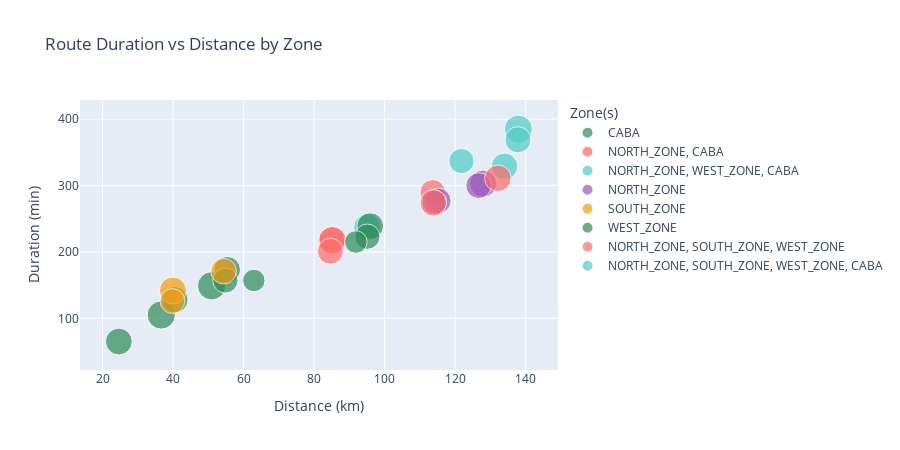

Notebook cell for this chart:
### Code cell
# Duration vs Distance bubble chart with zone coloring
fig = px.scatter(
    results_df,
    x="total_distance_km",
    y="total_duration_min",
    size="total_pallets",
    color="zones",
    hover_data=["strategy", "total_priority", "order_count"],
    title="Route Duration vs Distance by Zone",
    labels={
        "total_distance_km": "Distance (km)",
        "total_duration_min": "Duration (min)",
        "zones": "Zone(s)",
    },
    color_discrete_sequence=["#2E8B57", "#FF6B6B", "#4ECDC4", "#9B59B6", "#F39C12"]
)

fig.update_layout(height=450)
fig.show()

### Figure 1 — Plotly figure (JSON) as saved in the notebook; plotly's stock layout.template omitted (floating-point values rounded to 4 significant figures)
{"data": [{"customdata": [["greedy_zone_caba", 1000000.0, 3], ["greedy_zone_caba", 1000000.0, 4], ["greedy_zone_caba", 1000000.0, 3], ["greedy_best_fit", 63.56, 1], ["greedy_zone_caba", 149.5, 2], ["greedy_zone_spillover", 183.3, 3]], "hovertemplate": "Zone(s)=CABA<br>Distance (km)=%{x}<br>Duration (min)=%{y}<br>total_pallets=%{marker.size}<br>strategy=%{customdata[0]}<br>total_priority=%{customdata[1]}<br>order_count=%{customdata[2]}<extra></extra>", "legendgroup": "CABA", "marker": {"color": "#2E8B57", "size": [8.93, 8.0, 7.09, 8.0, 8.91, 7.89], "sizemode": "area", "sizeref": 0.02232, "symbol": "circle"}, "mode": "markers", "name": "CABA", "orientation": "v", "showlegend": true, "type": "scatter", "x": [50.93, 55.33, 54.83, 24.61, 36.63, 40.46], "xaxis": "x", "y": [149, 173, 157, 65, 105, 128], "yaxis": "y"}, {"customdata": [["greedy_efficiency", 2000000.0, 3], ["greedy_mandatory_nearest", 2000000.0, 3], ["greedy_priority", 1999998, 2], ["greedy_zone_spillover", 284.8, 4]], "hovertemplate": "Zone(s)=NORTH_ZONE, CABA<br>Distance (km)=%{x}<br>Duration (min)=%{y}<br>total_pallets=%{marker.size}<br>strategy=%{customdata[0]}<br>total_priority=%{customdata[1]}<br>order_count=%{customdata[2]}<extra></extra>", "legendgroup": "NORTH_ZONE, CABA", "marker": {"color": "#FF6B6B", "size": [8.41, 8.21, 7.5, 7.19], "sizemode": "area", "sizeref": 0.02232, "symbol": "circle"}, "mode": "markers", "name": "NORTH_ZONE, CABA", "orientation": "v", "showlegend": true, "type": "scatter", "x": [84.97, 85.2, 84.64, 113.6], "xaxis": "x", "y": [217, 218, 201, 290], "yaxis": "y"}, {"customdata": [["greedy_efficiency", 2000000.0, 3], ["greedy_zone_spillover", 356.1, 4]], "hovertemplate": "Zone(s)=NORTH_ZONE, WEST_ZONE, CABA<br>Distance (km)=%{x}<br>Duration (min)=%{y}<br>total_pallets=%{marker.size}<br>strategy=%{customdata[0]}<br>total_priority=%{customdata[1]}<br>order_count=%{customdata[2]}<extra></extra>", "legendgroup": "NORTH_ZONE, WEST_ZONE, CABA", "marker": {"color": "#4ECDC4", "size": [8.31, 7.87], "sizemode": "area", "sizeref": 0.02232, "symbol": "circle"}, "mode": "markers", "name": "NORTH_ZONE, WEST_ZONE, CABA", "orientation": "v", "showlegend": true, "type": "scatter", "x": [95.09, 134.0], "xaxis": "x", "y": [237, 329], "yaxis": "y"}, {"customdata": [["greedy_zone_north", 1000000.0, 3], ["greedy_zone_north", 1000000.0, 3], ["greedy_zone_north", 188.4, 3], ["greedy_zone_north", 232.6, 3]], "hovertemplate": "Zone(s)=NORTH_ZONE<br>Distance (km)=%{x}<br>Duration (min)=%{y}<br>total_pallets=%{marker.size}<br>strategy=%{customdata[0]}<br>total_priority=%{customdata[1]}<br>order_count=%{customdata[2]}<extra></extra>", "legendgroup": "NORTH_ZONE", "marker": {"color": "#9B59B6", "size": [7.36, 6.74, 8.21, 7.4], "sizemode": "area", "sizeref": 0.02232, "symbol": "circle"}, "mode": "markers", "name": "NORTH_ZONE", "orientation": "v", "showlegend": true, "type": "scatter", "x": [115.2, 114.1, 127.9, 126.7], "xaxis": "x", "y": [277, 275, 303, 300], "yaxis": "y"}, {"customdata": [["greedy_zone_south", 212.1, 4], ["greedy_zone_south", 192.5, 3], ["greedy_zone_south", 204.5, 4]], "hovertemplate": "Zone(s)=SOUTH_ZONE<br>Distance (km)=%{x}<br>Duration (min)=%{y}<br>total_pallets=%{marker.size}<br>strategy=%{customdata[0]}<br>total_priority=%{customdata[1]}<br>order_count=%{customdata[2]}<extra></extra>", "legendgroup": "SOUTH_ZONE", "marker": {"color": "#F39C12", "size": [8.06, 6.91, 7.28], "sizemode": "area", "sizeref": 0.02232, "symbol": "circle"}, "mode": "markers", "name": "SOUTH_ZONE", "orientation": "v", "showlegend": true, "type": "scatter", "x": [39.95, 39.81, 54.33], "xaxis": "x", "y": [142, 126, 171], "yaxis": "y"}, {"customdata": [["greedy_zone_west", 159.6, 2], ["greedy_zone_west", 225.9, 3], ["greedy_zone_west", 158.7, 2], ["greedy_zone_west", 167.9, 2]], "hovertemplate": "Zone(s)=WEST_ZONE<br>Distance (km)=%{x}<br>Duration (min)=%{y}<br>total_pallets=%{marker.size}<br>strategy=%{customdata[0]}<br>total_priority=%{customdata[1]}<br>order_count=%{customdata[2]}<extra></extra>", "legendgroup": "WEST_ZONE", "marker": {"color": "#2E8B57", "size": [5.62, 7.94, 7.13, 5.7], "sizemode": "area", "sizeref": 0.02232, "symbol": "circle"}, "mode": "markers", "name": "WEST_ZONE", "orientation": "v", "showlegend": true, "type": "scatter", "x": [62.9, 95.92, 95.1, 91.84], "xaxis": "x", "y": [157, 239, 223, 215], "yaxis": "y"}, {"customdata": [["greedy_priority", 294.1, 3], ["greedy_priority", 302.4, 3]], "hovertemplate": "Zone(s)=NORTH_ZONE, SOUTH_ZONE, WEST_ZONE<br>Distance (km)=%{x}<br>Duration (min)=%{y}<br>total_pallets=%{marker.size}<br>strategy=%{customdata[0]}<br>total_priority=%{customdata[1]}<br>order_count=%{customdata[2]}<extra></extra>", "legendgroup": "NORTH_ZONE, SOUTH_ZONE, WEST_ZONE", "marker": {"color": "#FF6B6B", "size": [7.82, 7.9], "sizemode": "area", "sizeref": 0.02232, "symbol": "circle"}, "mode": "markers", "name": "NORTH_ZONE, SOUTH_ZONE, WEST_ZONE", "orientation": "v", "showlegend": true, "type": "scatter", "x": [113.8, 132.1], "xaxis": "x", "y": [274, 311], "yaxis": "y"}, {"customdata": [["greedy_efficiency", 477.7, 6], ["dp_optimal", 467.1, 7], ["greedy_efficiency", 447.5, 6]], "hovertemplate": "Zone(s)=NORTH_ZONE, SOUTH_ZONE, WEST_ZONE, CABA<br>Distance (km)=%{x}<br>Duration (min)=%{y}<br>total_pallets=%{marker.size}<br>strategy=%{customdata[0]}<br>total_priority=%{customdata[1]}<br>order_count=%{customdata[2]}<extra></extra>", "legendgroup": "NORTH_ZONE, SOUTH_ZONE, WEST_ZONE, CABA", "marker": {"color": "#4ECDC4", "size": [7.13, 8.78, 7.63], "sizemode": "area", "sizeref": 0.02232, "symbol": "circle"}, "mode": "markers", "name": "NORTH_ZONE, SOUTH_ZONE, WEST_ZONE, CABA", "orientation": "v", "showlegend": true, "type": "scatter", "x": [121.8, 138.0, 137.8], "xaxis": "x", "y": [337, 385, 369], "yaxis": "y"}], "layout": {"height": 450, "legend": {"itemsizing": "constant", "title": {"text": "Zone(s)"}, "tracegroupgap": 0}, "title": {"text": "Route Duration vs Distance by Zone"}, "xaxis": {"anchor": "y", "domain": [0, 1], "title": {"text": "Distance (km)"}}, "yaxis": {"anchor": "x", "domain": [0, 1], "title": {"text": "Duration (min)"}}}}
